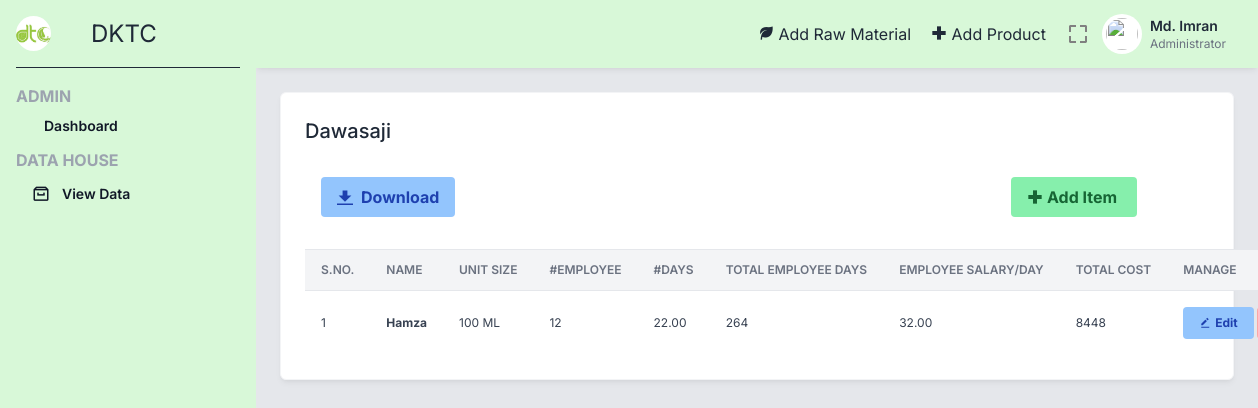
Page /dawasaji.php (signed in) on the earlier database version.
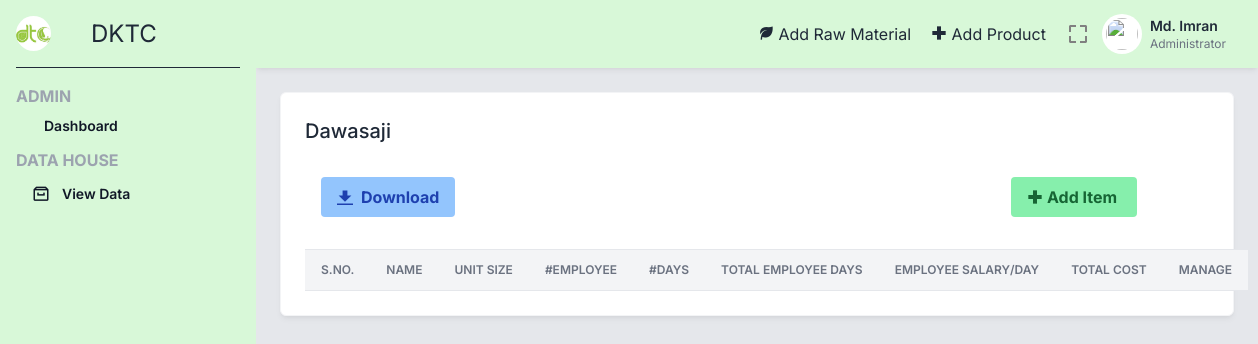
Same page on the later database version.
### tables this page shows
CREATE TABLE `dawasaji` (
  `_id` int(5) NOT NULL,
  `pid` int(5) NOT NULL,
  `noe` int(3) NOT NULL,
  `nod` float(5,2) NOT NULL,
  `salPerDay` float(5,2) NOT NULL
);

CREATE TABLE `product` (
  `_id` int(5) NOT NULL,
  `name` varchar(100) NOT NULL,
  `type` varchar(2) NOT NULL,
  `sizes` varchar(10) NOT NULL
);

### dawasaji.php (the view, shortened to what the changed rows need)
<?php include 'includes/_topbar.php' ?>
<div class="p-6">
    <div class="grid grid-cols-1 lg:grid-cols-3 gap-6 mb-6">
        <div class="bg-white border border-gray-100 shadow-md shadow-black/5 p-6 rounded-md lg:col-span-3">
            <div class="flex justify-between mb-4 items-start">
                <div class="font-medium">
                    <h2 class="text-xl">
                        Dawasaji
                    </h2>
                </div>
            </div>
            <div>
                <table class="items-center w-full bg-transparent border-collapse">
                    <thead>
                        <tr>
                            <th class="px-4 bg-gray-100 dark:bg-gray-600 text-gray-500 dark:text-gray-100 align-middle border border-solid border-gray-200 dark:border-gray-500 py-3 text-xs uppercase border-l-0 border-r-0 whitespace-nowrap font-semibold text-left">S.No.</th>
                            <th class="px-4 bg-gray-100 dark:bg-gray-600 text-gray-500 dark:text-gray-100 align-middle border border-solid border-gray-200 dark:border-gray-500 py-3 text-xs uppercase border-l-0 border-r-0 whitespace-nowrap font-semibold text-left">Name</th>
                            <th class="px-4 bg-gray-100 dark:bg-gray-600 text-gray-500 dark:text-gray-100 align-middle border border-solid border-gray-200 dark:border-gray-500 py-3 text-xs uppercase border-l-0 border-r-0 whitespace-nowrap font-semibold text-left min-w-140-px">Unit Size</th>
                            <th class="px-4 bg-gray-100 dark:bg-gray-600 text-gray-500 dark:text-gray-100 align-middle border border-solid border-gray-200 dark:border-gray-500 py-3 text-xs uppercase border-l-0 border-r-0 whitespace-nowrap font-semibold text-left min-w-140-px">#Employee</th>
                            <th class="px-4 bg-gray-100 dark:bg-gray-600 text-gray-500 dark:text-gray-100 align-middle border border-solid border-gray-200 dark:border-gray-500 py-3 text-xs uppercase border-l-0 border-r-0 whitespace-nowrap font-semibold text-left min-w-140-px">#Days</th>
                            <th class="px-4 bg-gray-100 dark:bg-gray-600 text-gray-500 dark:text-gray-100 align-middle border border-solid border-gray-200 dark:border-gray-500 py-3 text-xs uppercase border-l-0 border-r-0 whitespace-nowrap font-semibold text-left min-w-140-px">Total Employee Days</th>
                            <th class="px-4 bg-gray-100 dark:bg-gray-600 text-gray-500 dark:text-gray-100 align-middle border border-solid border-gray-200 dark:border-gray-500 py-3 text-xs uppercase border-l-0 border-r-0 whitespace-nowrap font-semibold text-left min-w-140-px">Employee Salary/Day</th>
                            <th class="px-4 bg-gray-100 dark:bg-gray-600 text-gray-500 dark:text-gray-100 align-middle border border-solid border-gray-200 dark:border-gray-500 py-3 text-xs uppercase border-l-0 border-r-0 whitespace-nowrap font-semibold text-left min-w-140-px">Total Cost</th>
                            <th class="px-4 bg-gray-100 dark:bg-gray-600 text-gray-500 dark:text-gray-100 align-middle border border-solid border-gray-200 dark:border-gray-500 py-3 text-xs uppercase border-l-0 border-r-0 whitespace-nowrap font-semibold text-left min-w-140-px">Manage</th>
                        </tr>
                    </thead>
                    <tbody>
                    <?php
                        $sql = "SELECT * FROM `dawasaji`";
                        $result = mysqli_query($conn, $sql);
                        $sno = 0;
                        while ($row = mysqli_fetch_assoc($result)) {
                            $productId = $row['pid'];
                            $sqlProduct = "SELECT name, type, sizes FROM product WHERE _id = $productId";
                            $resultProd = mysqli_query($conn, $sqlProduct);
                            while($prodRow = mysqli_fetch_assoc($resultProd)){
                                $name = $prodRow['name'];
                                $size = $prodRow['sizes'];
                            }
                            $idRM = $row['_id'];
                            $totalEmpDays = $row['noe'] * $row['nod'];
                            $totalCost = $row['salPerDay'] * $totalEmpDays;
                            $sno += 1;
                            echo "<tr class='text-gray-700 dark:text-gray-100'>
                                <td class='border-t-0 px-4 align-middle border-l-0 border-r-0 text-xs whitespace-nowrap p-4'>" . $sno . "</td>
                                <th class='border-t-0 px-4 align-middle border-l-0 border-r-0 text-xs whitespace-nowrap p-4 text-left'>" . $name . "</th>
                                <td class='border-t-0 px-4 align-middle border-l-0 border-r-0 text-xs whitespace-nowrap p-4'>
                                    " . $size . "
                                </td>
                                <td class='border-t-0 px-4 align-middle border-l-0 border-r-0 text-xs whitespace-nowrap p-4'>
                                    " . $row['noe'] . "
                                </td>
                                <td class='border-t-0 px-4 align-middle border-l-0 border-r-0 text-xs whitespace-nowrap p-4'>
                                    " . $row['nod'] . "
                                </td>
                                <td class='border-t-0 px-4 align-middle border-l-0 border-r-0 text-xs whitespace-nowrap p-4'>
                                    " . $totalEmpDays . "
                                </td>
                                <td class='border-t-0 px-4 align-middle border-l-0 border-r-0 text-xs whitespace-nowrap p-4'>
                                    " . $row['salPerDay'] . "
                                </td>
                                <td class='border-t-0 px-4 align-middle border-l-0 border-r-0 text-xs whitespace-nowrap p-4'>
                                    " . $totalCost . "
                                </td>
                                <td class='border-t-0 px-4 align-middle border-l-0 border-r-0 text-xs whitespace-nowrap p-4'>
                                    <a href='editDawa.php?id=" . $idRM . "'>
                                        <button id=" . $row['_id'] . " class='edit bg-blue-300 hover:bg-blue-400 text-blue-800 font-bold py-2 px-4 rounded inline-flex items-center'>
                                            <i class='bx bxs-edit-alt'></i>
                                            <span class='ml-1'>Edit</span>
                                        </button>
                                    </a>
                                    <a href='delDawa.php?id=" . $idRM . "'>
                                        <button id=" . $row['_id'] . " class='delete bg-red-300 hover:bg-red-400 text-red-800 font-bold py-2 px-4 rounded inline-flex items-center' onclick='sureDel()'>
                                        </button>
                                    </a>
                                </td>
                            </tr>";
                        }
                    ?>
                    </tbody>
                </table>
            </div>
        </div>
    </div>
</div>
<?php include 'includes/_bottombar.php' ?>

Differences in the rows shown:
removed dawasaji: pid.name "Hamza", pid.sizes "100 ML", noe "12", nod "22.00", totalEmpDays "264", salPerDay "32.00", totalCost "8448"
